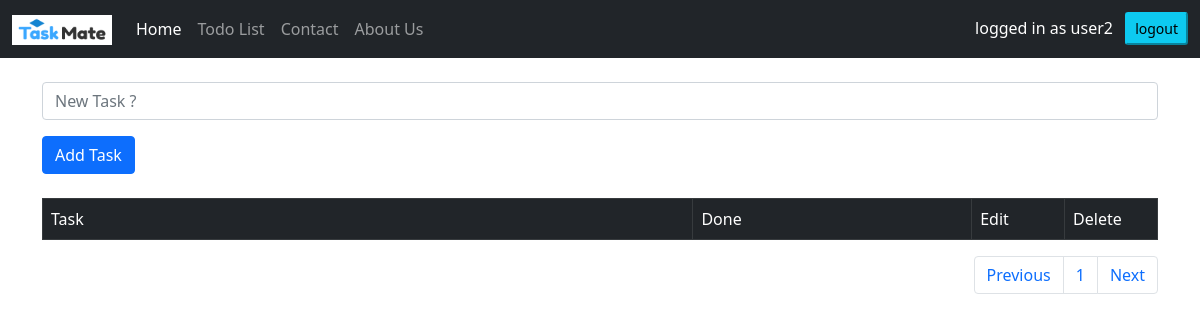
The app's page /task/ (signed in), older data.
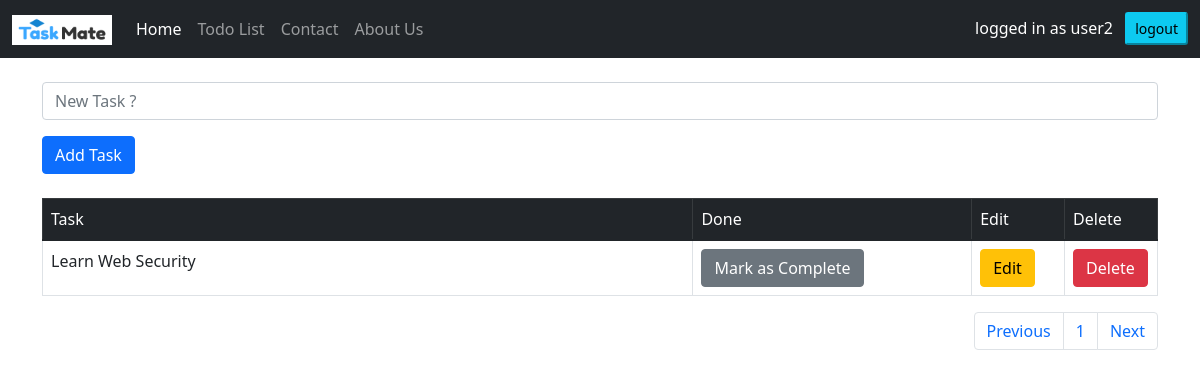
The same page, newer data.
### todolist/models.py (models this page shows, shortened)
class TaskList(models.Model):
    manage = models.ForeignKey(User, on_delete=models.CASCADE, default = None)
    task = models.CharField(max_length=300)
    done = models.BooleanField(default=False)

### todolist/views.py (the view)
# urls.py: path("", views.todoList, name='todoList'),
@login_required
def todoList(request):
    if request.method == 'POST':
        form = TaskForm(request.POST or None)
        if form.is_valid():
            instance= form.save(commit=False)
            instance.manage = request.user
            instance.save()
            messages.success(request, ('New Task Added!'))
        return redirect('todoList')
    else:
        all_tasks = TaskList.objects.filter(manage= request.user)
        paginator = Paginator(all_tasks, 10)
        page = request.GET.get('page')
        all_tasks = paginator.get_page(page)
        return render(request, 'todoList.html', {'tasks': all_tasks})

### todolist/templates/todoList.html (shortened to what this page needs)
{% extends "base.html" %}
{% block content %}
  <br/>
    <form method="POST">
      <div class="mb-3">
        <input type="text" name="task" class="form-control" id="task" aria-describedby="add task" placeholder="New Task ?">
      </div>
      <button type="submit" class="btn btn-primary">Add Task</button>
    </form>
  <br/>
  <table class="table table-bordered" >
  <thead class="table-dark">
    <tr>
      <td scope="col" class="col-7"> Task </td>
      <td scope="col" class="col-3"> Done </td>
      <td scope="col" class="col-1"> Edit </td>
      <td scope="col" class="col-1"> Delete </td>
    </tr>
  </thead>
  <tbody>
    {% if tasks %}
      {% for task in tasks %}
        {%if task.done %}
        <tr class="table-success">
          <td> {{task.task}} </td>
          <td><a href="{% url 'pending_task' task.id %}"><button type="button" class="btn btn-secondary">Mark as Pending</button></a></td>
          <td><a href="{% url 'edit_task' task.id %}"><button type="button" class="btn btn-warning">Edit</button></a></td>
          <td><a href="{% url 'delete_task' task.id %}"><button type="button" class="btn btn-danger">Delete</button></a></td>
        </tr>
      {% else %}
        <tr>
          <td> {{task.task}} </td>
          <td><a href="{% url 'complete_task' task.id %}"><button type="button" class="btn btn-secondary">Mark as Complete</button></a></td>
          <td><a href="{% url 'edit_task' task.id %}"><button type="button" class="btn btn-warning">Edit</button></a></td>
          <td><a href="{% url 'delete_task' task.id %}"><button type="button" class="btn btn-danger">Delete</button></a></td>
        </tr>
      {% endif %}
      {% endfor %}
    {% endif %}
  </tbody>
</table>
<nav aria-label="Page navigation example">
  <ul class="pagination justify-content-end">
    <li class="page-item"><a class="page-link" href="?page=1">Previous</a></li>
    <li class="page-item"><a class="page-link" href="?page={{ tasks.number }}">{{ tasks.number }}</a></li>
    <li class="page-item"><a class="page-link" href="?page={{ tasks.paginator.num_pages }}">Next {{ tasks.num_pages }}</a></li>
  </ul>
</nav>
{% endblock content %}

Row changes from the older to the newer data that the page shows:
now on this page (row edited): TaskList: task "Learn Web Security"
